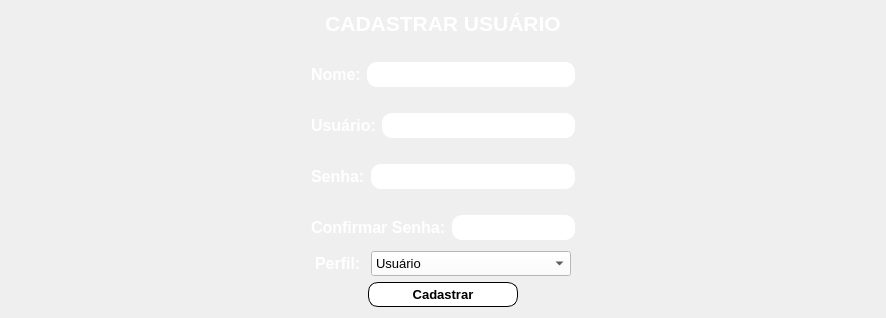
      <widget class="QWidget" name="pg_cadastro">
       <layout class="QVBoxLayout" name="verticalLayout_9">
        <item>
         <widget class="QLabel" name="label_6">
          <property name="font">
           <font>
            <pointsize>16</pointsize>
            <weight>75</weight>
            <bold>true</bold>
           </font>
          </property>
          <property name="text">
           <string>&lt;html&gt;&lt;head/&gt;&lt;body&gt;&lt;p align=&quot;center&quot;&gt;&lt;span style=&quot; font-size:16pt; color:#ffffff;&quot;&gt;CADASTRAR USUÁRIO&lt;/span&gt;&lt;/p&gt;&lt;/body&gt;&lt;/html&gt;</string>
          </property>
          <property name="alignment">
           <set>Qt::AlignCenter</set>
          </property>
         </widget>
        </item>
        <item>
         <layout class="QHBoxLayout" name="horizontalLayout_8">
          <property name="spacing">
           <number>6</number>
          </property>
          <property name="leftMargin">
           <number>300</number>
          </property>
          <property name="topMargin">
           <number>20</number>
          </property>
          <property name="rightMargin">
           <number>300</number>
          </property>
          <item>
           <widget class="QLabel" name="label_7">
            <property name="font">
             <font>
              <pointsize>10</pointsize>
              <weight>75</weight>
              <bold>true</bold>
             </font>
            </property>
            <property name="text">
             <string>&lt;html&gt;&lt;head/&gt;&lt;body&gt;&lt;p&gt;&lt;span style=&quot; font-size:12pt; color:#ffffff;&quot;&gt;Nome:&lt;/span&gt;&lt;/p&gt;&lt;/body&gt;&lt;/html&gt;</string>
            </property>
           </widget>
          </item>
          <item>
           <widget class="QLineEdit" name="txt_nome">
            <property name="minimumSize">
             <size>
              <width>0</width>
              <height>25</height>
             </size>
            </property>
            <property name="font">
             <font>
              <pointsize>10</pointsize>
             </font>
            </property>
            <property name="styleSheet">
             <string notr="true">background-color: rgb(255, 255, 255);
border-radius:10px;</string>
            </property>
           </widget>
          </item>
         </layout>
        </item>
        <item>
         <layout class="QHBoxLayout" name="horizontalLayout_6">
          <property name="leftMargin">
           <number>300</number>
          </property>
          <property name="topMargin">
           <number>20</number>
          </property>
          <property name="rightMargin">
           <number>300</number>
          </property>
          <item>
           <widget class="QLabel" name="label_8">
            <property name="font">
             <font>
              <pointsize>10</pointsize>
              <weight>75</weight>
              <bold>true</bold>
             </font>
            </property>
            <property name="text">
             <string>&lt;html&gt;&lt;head/&gt;&lt;body&gt;&lt;p&gt;&lt;span style=&quot; font-size:12pt; color:#ffffff;&quot;&gt;Usuário:&lt;/span&gt;&lt;/p&gt;&lt;/body&gt;&lt;/html&gt;</string>
            </property>
           </widget>
          </item>
          <item>
           <widget class="QLineEdit" name="txt_usuario">
            <property name="minimumSize">
             <size>
              <width>0</width>
              <height>25</height>
             </size>
            </property>
            <property name="font">
             <font>
              <pointsize>10</pointsize>
             </font>
            </property>
            <property name="styleSheet">
             <string notr="true">background-color: rgb(255, 255, 255);
border-radius:10px;</string>
            </property>
           </widget>
          </item>
         </layout>
        </item>
        <item>
         <layout class="QHBoxLayout" name="horizontalLayout_5">
          <property name="leftMargin">
           <number>300</number>
          </property>
          <property name="topMargin">
           <number>20</number>
          </property>
          <property name="rightMargin">
           <number>300</number>
          </property>
          <item>
           <widget class="QLabel" name="label_9">
            <property name="font">
             <font>
              <pointsize>10</pointsize>
              <weight>75</weight>
              <bold>true</bold>
             </font>
            </property>
            <property name="text">
             <string>&lt;html&gt;&lt;head/&gt;&lt;body&gt;&lt;p&gt;&lt;span style=&quot; font-size:12pt; color:#ffffff;&quot;&gt;Senha:&lt;/span&gt;&lt;/p&gt;&lt;/body&gt;&lt;/html&gt;</string>
            </property>
           </widget>
          </item>
          <item>
           <widget class="QLineEdit" name="txt_senha">
            <property name="minimumSize">
             <size>
              <width>0</width>
              <height>25</height>
             </size>
            </property>
            <property name="font">
             <font>
              <pointsize>10</pointsize>
             </font>
            </property>
            <property name="styleSheet">
             <string notr="true">background-color: rgb(255, 255, 255);
border-radius:10px;</string>
            </property>
            <property name="echoMode">
             <enum>QLineEdit::Password</enum>
            </property>
           </widget>
          </item>
         </layout>
        </item>
        <item>
         <layout class="QHBoxLayout" name="horizontalLayout_7">
          <property name="leftMargin">
           <number>300</number>
          </property>
          <property name="topMargin">
           <number>20</number>
          </property>
          <property name="rightMargin">
           <number>300</number>
          </property>
          <item>
           <widget class="QLabel" name="label_10">
            <property name="font">
             <font>
              <pointsize>10</pointsize>
              <weight>75</weight>
              <bold>true</bold>
             </font>
            </property>
            <property name="text">
             <string>&lt;html&gt;&lt;head/&gt;&lt;body&gt;&lt;p&gt;&lt;span style=&quot; font-size:12pt; color:#ffffff;&quot;&gt;Confirmar Senha:&lt;/span&gt;&lt;/p&gt;&lt;/body&gt;&lt;/html&gt;</string>
            </property>
           </widget>
          </item>
          <item>
           <widget class="QLineEdit" name="txt_confirmar">
            <property name="minimumSize">
             <size>
              <width>0</width>
              <height>25</height>
             </size>
            </property>
            <property name="maximumSize">
             <size>
              <width>16777215</width>
              <height>16777215</height>
             </size>
            </property>
            <property name="font">
             <font>
              <pointsize>10</pointsize>
             </font>
            </property>
            <property name="styleSheet">
             <string notr="true">background-color: rgb(255, 255, 255);
border-radius:10px;</string>
            </property>
            <property name="text">
             <string/>
            </property>
            <property name="echoMode">
             <enum>QLineEdit::Password</enum>
            </property>
           </widget>
          </item>
         </layout>
        </item>
        <item>
         <layout class="QHBoxLayout" name="horizontalLayout_9" stretch="0,0,0,0">
          <property name="spacing">
           <number>6</number>
          </property>
          <property name="leftMargin">
           <number>0</number>
          </property>
          <property name="topMargin">
           <number>5</number>
          </property>
          <property name="rightMargin">
           <number>0</number>
          </property>
          <property name="bottomMargin">
           <number>0</number>
          </property>
          <item>
           <widget class="QLabel" name="label_32">
            <property name="text">
             <string/>
            </property>
           </widget>
          </item>
          <item>
           <widget class="QLabel" name="label_11">
            <property name="minimumSize">
             <size>
              <width>50</width>
              <height>0</height>
             </size>
            </property>
            <property name="maximumSize">
             <size>
              <width>50</width>
              <height>100</height>
             </size>
            </property>
            <property name="font">
             <font>
              <pointsize>10</pointsize>
              <weight>75</weight>
              <bold>true</bold>
             </font>
            </property>
            <property name="text">
             <string>&lt;html&gt;&lt;head/&gt;&lt;body&gt;&lt;p&gt;&lt;span style=&quot; font-size:12pt; color:#ffffff;&quot;&gt;Perfil:&lt;/span&gt;&lt;/p&gt;&lt;/body&gt;&lt;/html&gt;</string>
            </property>
           </widget>
          </item>
          <item>
           <widget class="QComboBox" name="cb_perfil">
            <property name="sizePolicy">
             <sizepolicy hsizetype="Preferred" vsizetype="Fixed">
              <horstretch>0</horstretch>
              <verstretch>0</verstretch>
             </sizepolicy>
            </property>
            <property name="minimumSize">
             <size>
              <width>200</width>
              <height>25</height>
             </size>
            </property>
            <property name="maximumSize">
             <size>
              <width>200</width>
              <height>25</height>
             </size>
            </property>
            <property name="font">
             <font>
              <pointsize>10</pointsize>
              <weight>50</weight>
              <bold>false</bold>
             </font>
            </property>
            <property name="cursor">
             <cursorShape>BlankCursor</cursorShape>
            </property>
            <property name="styleSheet">
             <string notr="true">background-color: rgb(255, 255, 255);</string>
            </property>
            <item>
             <property name="text">
              <string>Usuário</string>
             </property>
            </item>
            <item>
             <property name="text">
              <string>Administrador</string>
             </property>
            </item>
           </widget>
          </item>
          <item>
           <widget class="QLabel" name="label_31">
            <property name="text">
             <string/>
            </property>
           </widget>
          </item>
         </layout>
        </item>
        <item>
         <layout class="QHBoxLayout" name="horizontalLayout_10">
          <item>
           <widget class="QLabel" name="label_12">
            <property name="text">
             <string/>
            </property>
           </widget>
          </item>
          <item>
           <widget class="QPushButton" name="btn_cadastrar">
            <property name="minimumSize">
             <size>
              <width>0</width>
              <height>25</height>
             </size>
            </property>
            <property name="maximumSize">
             <size>
              <width>150</width>
              <height>30</height>
             </size>
            </property>
            <property name="font">
             <font>
              <pointsize>10</pointsize>
              <weight>75</weight>
              <bold>true</bold>
             </font>
            </property>
            <property name="cursor">
             <cursorShape>PointingHandCursor</cursorShape>
            </property>
            <property name="styleSheet">
             <string notr="true">QPushButton{	
	background-color: rgb(255, 255, 255);
	color: rgb(0, 0, 0);
	border-radius:10px;
	border-width: 2px;
	border-style: outset;
	border-color: black;
}
QPushButton:hover{
	
	background-color: rgb(255, 170, 0);
	
	color: rgb(0, 0, 0);
		
}
QPushButton:!pressed
{
  border: 1px solid black;
}</string>
            </property>
            <property name="text">
             <string>Cadastrar</string>
            </property>
           </widget>
          </item>
          <item>
           <widget class="QLabel" name="label_13">
            <property name="text">
             <string/>
            </property>
           </widget>
          </item>
         </layout>
        </item>
       </layout>
      </widget>
